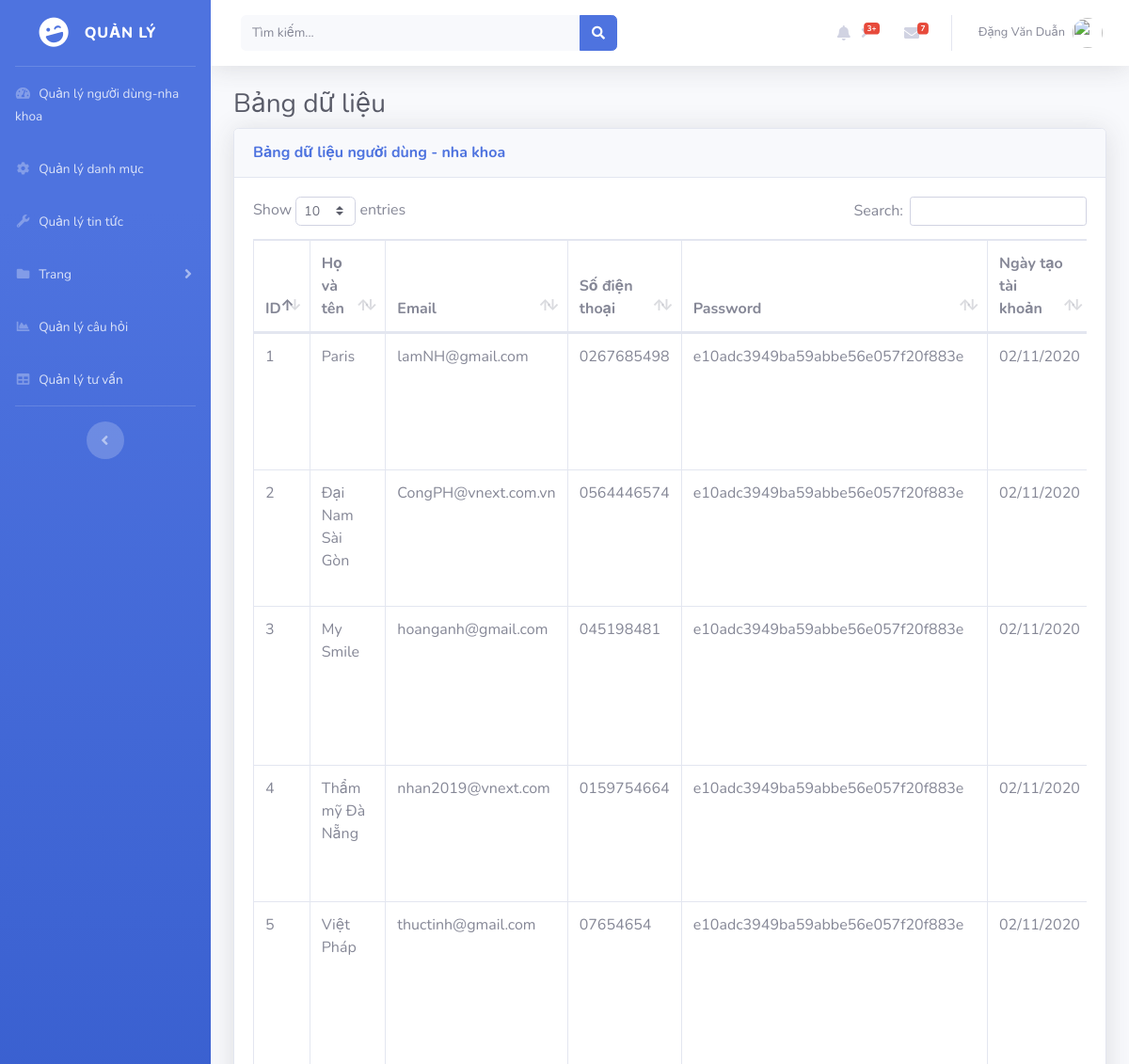
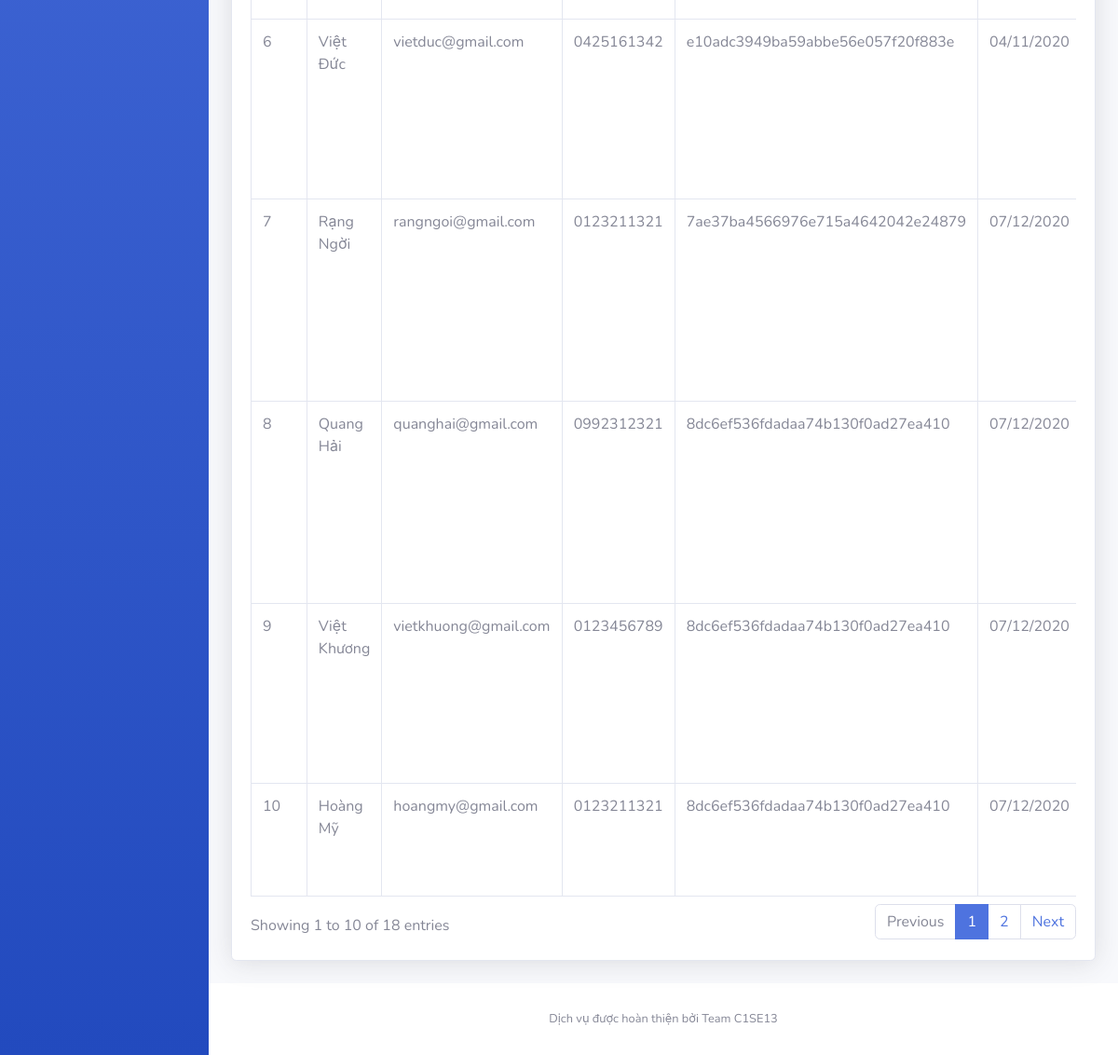
The app's page /admin/tables.php with its own data (2 pictures, top to bottom).
### tables this page shows
CREATE TABLE `user` (
  `user_id` int(11) NOT NULL,
  `user_name` varchar(255) NOT NULL,
  `email` varchar(100) NOT NULL,
  `password` varchar(100) NOT NULL,
  `phone` varchar(20) DEFAULT NULL,
  `role` int(11) NOT NULL,
  `create_date` varchar(100) NOT NULL,
  `dental_address` varchar(255) DEFAULT NULL,
  `link` varchar(255) DEFAULT NULL,
  `categorize` varchar(100) DEFAULT NULL,
  `open_time` varchar(100) DEFAULT NULL,
  `status` tinyint(2) NOT NULL DEFAULT 1
);

### admin/tables.php (the view, shortened to what this page needs)
<!DOCTYPE html>
<html lang="en">
<head>
  <link href="vendor/fontawesome-free/css/all.min.css" rel="stylesheet" type="text/css">
  <link href="css/sb-admin-2.min.css" rel="stylesheet">
  <link href="vendor/datatables/dataTables.bootstrap4.min.css" rel="stylesheet">
</head>
<?php
    $conn = connectsql();
    $sql = "SELECT * FROM user ORDER BY user_id";
    $query = mysqli_query($conn,$sql);
 ?>
<body id="page-top">
  <div id="wrapper">
    <ul class="navbar-nav bg-gradient-primary sidebar sidebar-dark accordion" id="accordionSidebar">
      <a class="sidebar-brand d-flex align-items-center justify-content-center" href="index.php">
        <div class="sidebar-brand-icon rotate-n-15">
          <i class="fas fa-laugh-wink"></i>
        </div>
        <div class="sidebar-brand-text mx-3">Quản lý <sup></sup></div>
      </a>
      <hr class="sidebar-divider my-0">
      <li class="nav-item">
        <a class="nav-link" href="tables.php">
          <i class="fas fa-fw fa-tachometer-alt"></i>
         <span>Quản lý người dùng-nha khoa</span></a>
      </li>
       <li class="nav-item">
        <a class="nav-link collapsed" href="tables_danhmuc.php" >
          <i class="fas fa-fw fa-cog"></i>
          <span>Quản lý danh mục</span>
        </a>
      </li>
      <li class="nav-item">
        <a class="nav-link collapsed" href="tables_tintuc.php">
          <i class="fas fa-fw fa-wrench"></i>
          <span>Quản lý tin tức</span>
        </a>
      </li>
      <li class="nav-item">
        <a class="nav-link collapsed" href="#" data-toggle="collapse" data-target="#collapsePages" aria-expanded="true" aria-controls="collapsePages">
          <i class="fas fa-fw fa-folder"></i>
          <span>Trang</span>
        </a>
      </li>
      <li class="nav-item">
        <a class="nav-link" href="tables_cauhoi.php">
          <i class="fas fa-fw fa-chart-area"></i>
          <span>Quản lý câu hỏi</span></a>
      </li>
      <li class="nav-item">
        <a class="nav-link" href="tables_benh.php">
          <i class="fas fa-fw fa-table"></i>
          <span>Quản lý tư vấn</span></a>
      </li>
      <hr class="sidebar-divider d-none d-md-block">
      <div class="text-center d-none d-md-inline">
        <button class="rounded-circle border-0" id="sidebarToggle"></button>
      </div>
    </ul>
    <div id="content-wrapper" class="d-flex flex-column">
      <div id="content">
        <nav class="navbar navbar-expand navbar-light bg-white topbar mb-4 static-top shadow">
          <form class="d-none d-sm-inline-block form-inline mr-auto ml-md-3 my-2 my-md-0 mw-100 navbar-search">
            <div class="input-group">
              <input type="text" class="form-control bg-light border-0 small" placeholder="Tìm kiếm..." aria-label="Search" aria-describedby="basic-addon2">
              <div class="input-group-append">
                <button class="btn btn-primary" type="button">
                  <i class="fas fa-search fa-sm"></i>
                </button>
              </div>
            </div>
          </form>
          <ul class="navbar-nav ml-auto">
            <li class="nav-item dropdown no-ar mx-1">
              <a class="nav-link dropdown-toggle" href="#" id="alertsDropdown" role="button" data-toggle="dropdown" aria-haspopup="true" aria-expanded="false">
                <i class="fas fa-bell fa-fw"></i>
                <span class="badge badge-danger badge-counter">3+</span>
              </a>
            </li>
            <li class="nav-item dropdown no-arrow mx-1">
              <a class="nav-link dropdown-toggle" href="#" id="messagesDropdown" role="button" data-toggle="dropdown" aria-haspopup="true" aria-expanded="false">
                <i class="fas fa-envelope fa-fw"></i>
                <span class="badge badge-danger badge-counter">7</span>
              </a>
            </li>
            <li class="nav-item dropdown no-arrow">
              <a class="nav-link dropdown-toggle" href="#" id="userDropdown" role="button" data-toggle="dropdown" aria-haspopup="true" aria-expanded="false">
                <span class="mr-2 d-none d-lg-inline text-gray-600 small">Đặng Văn Duẫn</span>
                <img class="img-profile rounded-circle" src="https://source.unsplash.com/QAB-WJcbgJk/60x60">
              </a>
            </li>
          </ul>
        </nav>
        <div class="container-fluid">
          <h1 class="h3 mb-2 text-gray-800">Bảng dữ liệu</h1>
          <div class="card shadow mb-4">
            <div class="card-header py-3">
              <h6 class="m-0 font-weight-bold text-primary">Bảng dữ liệu người dùng - nha khoa</h6>
            </div>
            <div class="card-body">
              <div class="table-responsive">
                <table class="table table-bordered" id="dataTable" width="100%" cellspacing="0">
                  <thead>
                    <tr>
                      <th>ID</th>
                      <th>Họ và tên</th>
                      <th>Email</th>
                      <th>Số điện thoại</th>
                      <th>Password</th>
                      <th>Ngày tạo tài khoản</th>
                    </tr>
                  </thead>
                    <?php while ($row = mysqli_fetch_array($query)) {?>
                      <tr id="<?php $i=$row['user_id'];echo "$i";?>">
                        <td><?php echo $row['user_id'];?></td>
                        <td><?php echo $row['user_name'];?></td>
                        <td><?php echo $row['email'];?></td>
                        <td><?php echo $row['phone'];?></td>
                        <td><?php echo $row['password'];?></td>
                        <td><?php echo $row['create_date'];?></td>
                      </tr>
                  <?php } ?>
                </table>
              </div>
            </div>
          </div>
        </div>
      </div>
      <footer class="sticky-footer bg-white">
        <div class="container my-auto">
          <div class="copyright text-center my-auto">
            <span>Dịch vụ được hoàn thiện bởi Team C1SE13</span>
          </div>
        </div>
      </footer>
    </div>
  </div>
</body>
</html>

### records on screen
user: user_id "1", user_name "Paris", email "lamNH@gmail.com", phone "0267685498", password "e10adc3949ba59abbe56e057f20f883e", create_date "02/11/2020"
user: user_id "2", user_name "Đại Nam Sài Gòn", email "CongPH@vnext.com.vn", phone "0564446574", password "e10adc3949ba59abbe56e057f20f883e", create_date "02/11/2020"
user: user_id "3", user_name "My Smile", email "hoanganh@gmail.com", phone "045198481", password "e10adc3949ba59abbe56e057f20f883e", create_date "02/11/2020"
user: user_id "4", user_name "Thẩm mỹ Đà Nẵng", email "nhan2019@vnext.com", phone "0159754664", password "e10adc3949ba59abbe56e057f20f883e", create_date "02/11/2020"
user: user_id "5", user_name "Việt Pháp", email "thuctinh@gmail.com", phone "07654654", password "e10adc3949ba59abbe56e057f20f883e", create_date "02/11/2020"
user: user_id "6", user_name "Việt Đức", email "vietduc@gmail.com", phone "0425161342", password "e10adc3949ba59abbe56e057f20f883e", create_date "04/11/2020"
user: user_id "7", user_name "Rạng Ngời", email "rangngoi@gmail.com", phone "0123211321", password "7ae37ba4566976e715a4642042e24879", create_date "07/12/2020"
user: user_id "8", user_name "Quang Hải", email "quanghai@gmail.com", phone "0992312321", password "8dc6ef536fdadaa74b130f0ad27ea410", create_date "07/12/2020"
user: user_id "9", user_name "Việt Khương", email "vietkhuong@gmail.com", phone "0123456789", password "8dc6ef536fdadaa74b130f0ad27ea410", create_date "07/12/2020"
user: user_id "10", user_name "Hoàng Mỹ", email "hoangmy@gmail.com", phone "0123211321", password "8dc6ef536fdadaa74b130f0ad27ea410", create_date "07/12/2020"
